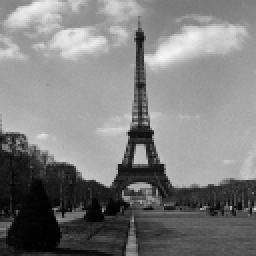
#> input picture EiffelTower.png, 128 x 128 px (shown 2 times larger)
$ python gaussian-convolution.py
#> lines starting #> are read from the running program, lines starting #| are printed output that depends on the picture
"""gaussian-convolution.py: Checks the computation of 4th-order tensor P is consistant with the multiplication of the Toeplitz matrices and verify P..I can be achieved with gaussian_blur"""

__author__    = "Christian Bongiorno and John Cagnol"
__copyright__ = "Copyright 2021 Christian Bongiorno and John Cagnol"
__license__   = "MIT"


import math
import numpy as np
import matplotlib.pyplot as plt
import time
from scipy.special import erf
from scipy.ndimage import gaussian_filter
from matplotlib import image


# Parameter for the convolution

sigma = 1.0


# Define the fourth-order tensor P

def P_tensor ():
    return np.fromfunction(lambda i,j,k,l : 1/(2*np.pi*sigma**2)*np.exp(-((i-k)**2+(j-l)**2)/(2*sigma**2)), (N,M,N,M))


# Define the Toeplitz matrix corresponding to the Gaussian convolution

def Toeplitz (order):
    return np.fromfunction(lambda i, k: 1/((2*np.pi)**(1/2)*sigma)*np.exp(-((i-k)**2)/(2*sigma**2)), (order,order))


# Load image I

start_time = time.time()
I = image.imread('EiffelTower.png')
#> I is the input picture: shape (128, 128, 4) float32; mean R, G, B, A 0.494, 0.494, 0.494, 1
N,M,Z = I.shape
#> N = 128; M = 128; Z = 4
print("Image Loaded (%dx%d) in %d seconds"%(N,M,time.time() - start_time))


# Save image with the desired formatting

plt.imshow(I,cmap='gray')
plt.colorbar()
plt.savefig("image.png")
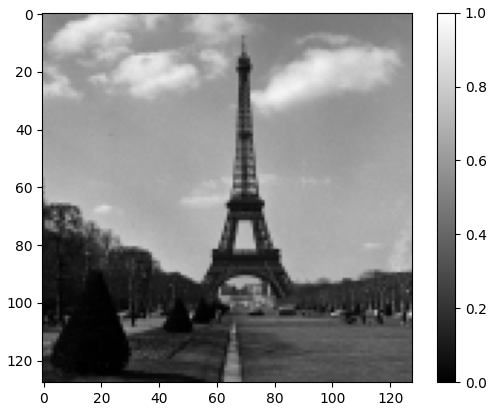
#> figure drawn by matplotlib, 2 panels
plt.clf()


# Computing tensor P

start_time = time.time()
#> (the run stopped early here; a loop or call above may not have finished)
